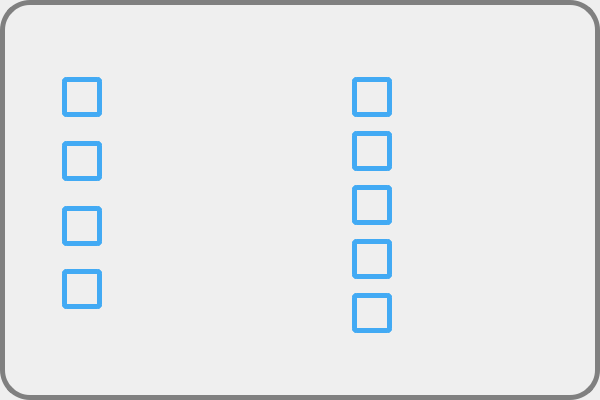
<?xml version="1.0" encoding="UTF-8"?>
<ui version="4.0">
 <class>instrucciones</class>
 <widget class="QWidget" name="instrucciones">
  <property name="geometry">
   <rect>
    <x>0</x>
    <y>0</y>
    <width>600</width>
    <height>400</height>
   </rect>
  </property>
  <property name="windowTitle">
   <string>Form</string>
  </property>
  <property name="styleSheet">
   <string notr="true">#instrucciones{
border-radius: 30px;
}

</string>
  </property>
  <widget class="QLabel" name="imagen">
   <property name="geometry">
    <rect>
     <x>0</x>
     <y>0</y>
     <width>600</width>
     <height>400</height>
    </rect>
   </property>
   <property name="styleSheet">
    <string notr="true">#imagen{
background-image: url(:/imagenes/Instrucciones.png);
border-radius: 30px;  border: 5px solid gray;
}
#imagen:hover{
border-radius: 30px;
 border:5px solid #42aaf4
}


</string>
   </property>
   <property name="text">
    <string/>
   </property>
  </widget>
  <widget class="QLabel" name="w1">
   <property name="geometry">
    <rect>
     <x>62</x>
     <y>77</y>
     <width>40</width>
     <height>40</height>
    </rect>
   </property>
   <property name="styleSheet">
    <string notr="true">#w1{
border:5px solid #42aaf4; border-radius: 5px;
}
#w1:hover{
border-color: #5ff44b
}

</string>
   </property>
   <property name="lineWidth">
    <number>6</number>
   </property>
   <property name="text">
    <string/>
   </property>
  </widget>
  <widget class="QLabel" name="a1">
   <property name="geometry">
    <rect>
     <x>62</x>
     <y>141</y>
     <width>40</width>
     <height>40</height>
    </rect>
   </property>
   <property name="styleSheet">
    <string notr="true">#a1{
border:5px solid #42aaf4; border-radius: 5px;
}
#a1:hover{
border-color: #5ff44b
}

</string>
   </property>
   <property name="lineWidth">
    <number>6</number>
   </property>
   <property name="text">
    <string/>
   </property>
  </widget>
  <widget class="QLabel" name="s1">
   <property name="geometry">
    <rect>
     <x>62</x>
     <y>206</y>
     <width>40</width>
     <height>40</height>
    </rect>
   </property>
   <property name="styleSheet">
    <string notr="true">#s1{
border:5px solid #42aaf4; border-radius: 5px;
}
#s1:hover{
border-color: #5ff44b
}</string>
   </property>
   <property name="text">
    <string/>
   </property>
  </widget>
  <widget class="QLabel" name="d1">
   <property name="geometry">
    <rect>
     <x>62</x>
     <y>269</y>
     <width>40</width>
     <height>40</height>
    </rect>
   </property>
   <property name="styleSheet">
    <string notr="true">#d1{
border:5px solid #42aaf4; border-radius: 5px;
}
#d1:hover{
border-color: #5ff44b
}</string>
   </property>
   <property name="text">
    <string/>
   </property>
  </widget>
  <widget class="QLabel" name="j1">
   <property name="geometry">
    <rect>
     <x>352</x>
     <y>77</y>
     <width>40</width>
     <height>40</height>
    </rect>
   </property>
   <property name="styleSheet">
    <string notr="true">#j1{
border:5px solid #42aaf4; border-radius: 5px;
}
#j1:hover{
border-color: #5cfdff
}</string>
   </property>
   <property name="text">
    <string/>
   </property>
  </widget>
  <widget class="QLabel" name="k1">
   <property name="geometry">
    <rect>
     <x>352</x>
     <y>131</y>
     <width>40</width>
     <height>40</height>
    </rect>
   </property>
   <property name="styleSheet">
    <string notr="true">#k1{
border:5px solid #42aaf4; border-radius: 5px;
}
#k1:hover{
border-color: #5cfdff
}</string>
   </property>
   <property name="text">
    <string/>
   </property>
  </widget>
  <widget class="QLabel" name="f1">
   <property name="geometry">
    <rect>
     <x>352</x>
     <y>185</y>
     <width>40</width>
     <height>40</height>
    </rect>
   </property>
   <property name="styleSheet">
    <string notr="true">#f1{
border:5px solid #42aaf4; border-radius: 5px;
}
#f1:hover{
border-color: #5cfdff
}</string>
   </property>
   <property name="text">
    <string/>
   </property>
  </widget>
  <widget class="QLabel" name="f2">
   <property name="geometry">
    <rect>
     <x>352</x>
     <y>239</y>
     <width>40</width>
     <height>40</height>
    </rect>
   </property>
   <property name="styleSheet">
    <string notr="true">#f2{
border:5px solid #42aaf4; border-radius: 5px;
}
#f2:hover{
border-color: #5cfdff
}</string>
   </property>
   <property name="text">
    <string/>
   </property>
  </widget>
  <widget class="QLabel" name="f3">
   <property name="geometry">
    <rect>
     <x>352</x>
     <y>293</y>
     <width>40</width>
     <height>40</height>
    </rect>
   </property>
   <property name="styleSheet">
    <string notr="true">#f3{
border:5px solid #42aaf4; border-radius: 5px;
}
#f3:hover{
border-color: #5cfdff
}</string>
   </property>
   <property name="text">
    <string/>
   </property>
  </widget>
  <widget class="QPushButton" name="volver">
   <property name="geometry">
    <rect>
     <x>560</x>
     <y>0</y>
     <width>35</width>
     <height>34</height>
    </rect>
   </property>
   <property name="styleSheet">
    <string notr="true">#volver{
background-image: url(:/imagenes/cerrar1.png);
}
#volver:hover{
background-image: url(:/imagenes/cerrar.png);
}</string>
   </property>
   <property name="text">
    <string/>
   </property>
   <property name="flat">
    <bool>true</bool>
   </property>
  </widget>
  <widget class="QLabel" name="cel">
   <property name="geometry">
    <rect>
     <x>50</x>
     <y>321</y>
     <width>64</width>
     <height>64</height>
    </rect>
   </property>
   <property name="sizePolicy">
    <sizepolicy hsizetype="Ignored" vsizetype="Preferred">
     <horstretch>0</horstretch>
     <verstretch>0</verstretch>
    </sizepolicy>
   </property>
   <property name="styleSheet">
    <string notr="true">#cel{
background-image: url(:/imagenes/celular1.png);
}

#cel:hover{
background-image: url(:/imagenes/celular.png);
}</string>
   </property>
   <property name="text">
    <string/>
   </property>
  </widget>
  <widget class="QPushButton" name="bluethooth">
   <property name="geometry">
    <rect>
     <x>104</x>
     <y>320</y>
     <width>64</width>
     <height>64</height>
    </rect>
   </property>
   <property name="styleSheet">
    <string notr="true">#bluethooth{
	background-image: url(:/imagenes/bluethooth.png);
}
#bluethooth:hover{
	background-image: url(:/imagenes/bluethooth1.png);
}</string>
   </property>
   <property name="text">
    <string/>
   </property>
   <property name="flat">
    <bool>true</bool>
   </property>
  </widget>
  <widget class="QLabel" name="appInventor">
   <property name="geometry">
    <rect>
     <x>360</x>
     <y>277</y>
     <width>117</width>
     <height>117</height>
    </rect>
   </property>
   <property name="styleSheet">
    <string notr="true">background-image: url(:/imagenes/appInventor.png);</string>
   </property>
   <property name="text">
    <string/>
   </property>
  </widget>
 </widget>
 <resources/>
 <connections/>
</ui>
